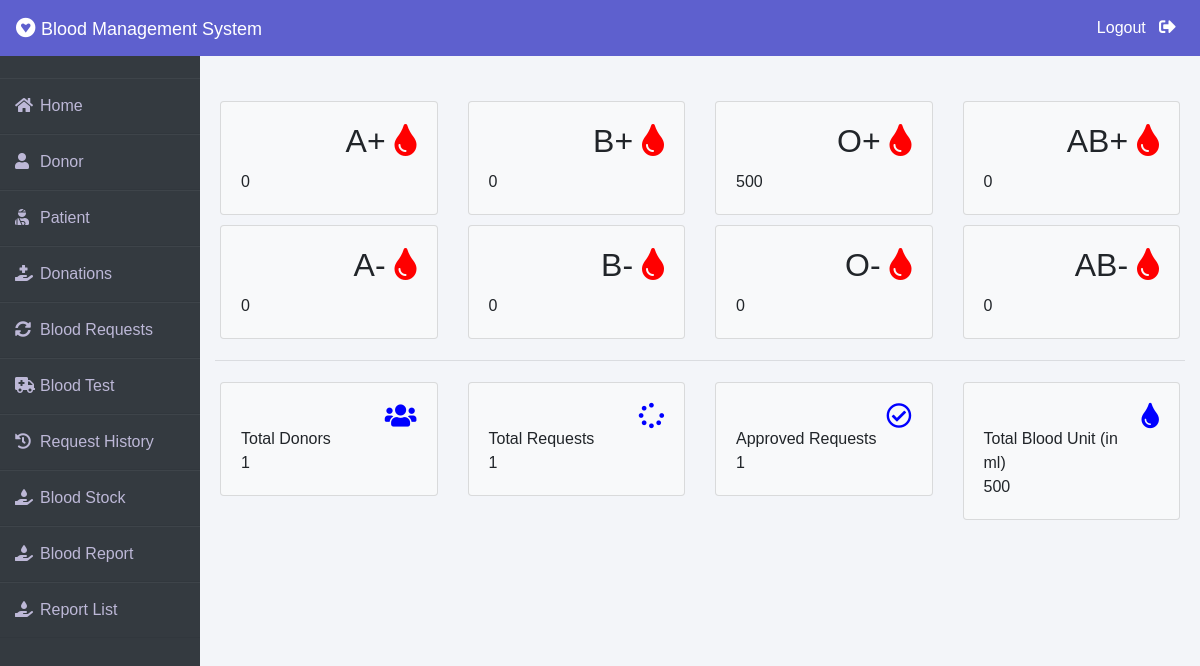
The app's page /admin-dashboard (signed in) with its own data.
### blood/models.py (models this page shows, shortened)
class Stock(models.Model):
    bloodgroup=models.CharField(max_length=10)
    unit=models.PositiveIntegerField(default=0)

### blood/views.py (the view)
# urls.py: path('admin-dashboard', views.admin_dashboard_view,name='admin-dashboard'),
@login_required(login_url='adminlogin')
def admin_dashboard_view(request):
    totalunit=models.Stock.objects.aggregate(Sum('unit'))
    dict={
        'A1':models.Stock.objects.get(bloodgroup="A+"),
        'A2':models.Stock.objects.get(bloodgroup="A-"),
        'B1':models.Stock.objects.get(bloodgroup="B+"),
        'B2':models.Stock.objects.get(bloodgroup="B-"),
        'AB1':models.Stock.objects.get(bloodgroup="AB+"),
        'AB2':models.Stock.objects.get(bloodgroup="AB-"),
        'O1':models.Stock.objects.get(bloodgroup="O+"),
        'O2':models.Stock.objects.get(bloodgroup="O-"),
        'totaldonors':dmodels.Donor.objects.all().count(),
        'totalbloodunit':totalunit['unit__sum'],
        'totalrequest':models.BloodRequest.objects.all().count(),
        'totalapprovedrequest':models.BloodRequest.objects.all().filter(status='Approved').count()
    }
    return render(request,'blood/admin_dashboard.html',context=dict)

### templates/blood/admin_dashboard.html
{% extends 'blood/adminbase.html' %}
{% block content %}
<br><br>
<div class="container">
    <div class="row">
        <div class="col-sm-3">
          <div class="card bg-light">
            <div class="card-body">
                <div class="blood">
                    <h2>A+ <i class="fas fa-tint"></i></h2>
                </div><br><br>
                <div>
                    {{A1.unit}}
                </div>
            </div>
          </div>
        </div>
        <div class="col-sm-3">
            <div class="card bg-light">
                <div class="card-body">
                    <div class="blood">
                        <h2>B+ <i class="fas fa-tint"></i></h2>
                    </div><br><br>
                    <div>
                      {{B1.unit}}
                    </div>
                </div>
              </div>
        </div>
        <div class="col-sm-3">
            <div class="card bg-light">
                <div class="card-body">
                    <div class="blood">
                        <h2>O+ <i class="fas fa-tint"></i></h2>
                    </div><br><br>
                    <div>
                      {{O1.unit}}
                    </div>
                </div>
              </div>
          </div>
          <div class="col-sm-3">
            <div class="card bg-light">
                <div class="card-body">
                    <div class="blood">
                        <h2>AB+ <i class="fas fa-tint"></i></h2>
                    </div><br><br>
                    <div>
                      {{AB1.unit}}
                    </div>
                </div>
              </div>
          </div>
      </div>
      <div class="row">
        <div class="col-sm-3">
          <div class="card bg-light">
            <div class="card-body">
                <div class="blood">
                    <h2>A- <i class="fas fa-tint"></i></h2>
                </div><br><br>
                <div>
                  {{A2.unit}}
                </div>
            </div>
          </div>
        </div>
        <div class="col-sm-3">
            <div class="card bg-light">
                <div class="card-body">
                    <div class="blood">
                        <h2>B- <i class="fas fa-tint"></i></h2>
                    </div><br><br>
                    <div>
                      {{B2.unit}}
                    </div>
                </div>
              </div>
        </div>
        <div class="col-sm-3">
            <div class="card bg-light">
                <div class="card-body">
                    <div class="blood">
                        <h2>O- <i class="fas fa-tint"></i></h2>
                    </div><br><br>
                    <div>
                      {{O2.unit}}
                    </div>
                </div>
              </div>
          </div>
          <div class="col-sm-3">
            <div class="card bg-light">
                <div class="card-body">
                    <div class="blood">
                        <h2>AB- <i class="fas fa-tint"></i></h2>
                    </div><br><br>
                    <div>
                      {{AB2.unit}}
                    </div>
                </div>
              </div>
          </div>
      </div>
<hr>
    <div class="row">
      <div class="col-sm-3">
        <div class="card bg-light">
          <div class="card-body">
              <div class="blood">
                  <i class="fas fa-users"></i>
              </div><br>
              <div>
                  Total Donors <br>
                  {{totaldonors}}
              </div>
          </div>
        </div>
      </div>
      <div class="col-sm-3">
          <div class="card bg-light">
              <div class="card-body">
                  <div class="blood">
                      <i class="fas fa-spinner"></i>
                  </div><br>
                  <div>
                      Total Requests <br>
                     {{totalrequest}}
                  </div>
              </div>
            </div>
      </div>
      <div class="col-sm-3">
          <div class="card bg-light">
              <div class="card-body">
                  <div class="blood">
                      <i class="far fa-check-circle"></i>
                  </div><br>
                  <div>
                      Approved Requests <br>
                      {{totalapprovedrequest}}
                  </div>
              </div>
            </div>
        </div>
        <div class="col-sm-3">
          <div class="card bg-light">
              <div class="card-body">
                  <div class="blood">
                      <i class="fas fa-tint xyz"></i>
                  </div><br>
                  <div>
                      Total Blood Unit (in ml) <br>
                      {{totalbloodunit}}
                  </div>
              </div>
            </div>
        </div>
    </div>
</div>
{% endblock content %}

### templates/blood/adminbase.html (style rules this page uses)
.row { padding: 5px; }
.fa-tint { color: red; }
.blood { float: right; }
.fa-users { color: blue; font-size: 3ex; }
.fa-spinner { color: blue; font-size: 3ex; }
.fa-check-circle { color: blue; font-size: 3ex; }
.xyz { color: blue; font-size: 3ex; }
* { margin: 0; padding: 0; box-sizing: border-box; list-style: none; text-decoration: none; font-family: 'Josefin Sans', sans-serif; }
body { background-color: #f3f5f9; }

### records on screen
Stock: unit "0"
Stock: unit "0"
Stock: unit "500"
Stock: unit "0"
Stock: unit "0"
Stock: unit "0"
Stock: unit "0"
Stock: unit "0"

### other values on screen
{{ totaldonors }} "1"
{{ totalrequest }} "1"
{{ totalapprovedrequest }} "1"
{{ totalbloodunit }} "500"
